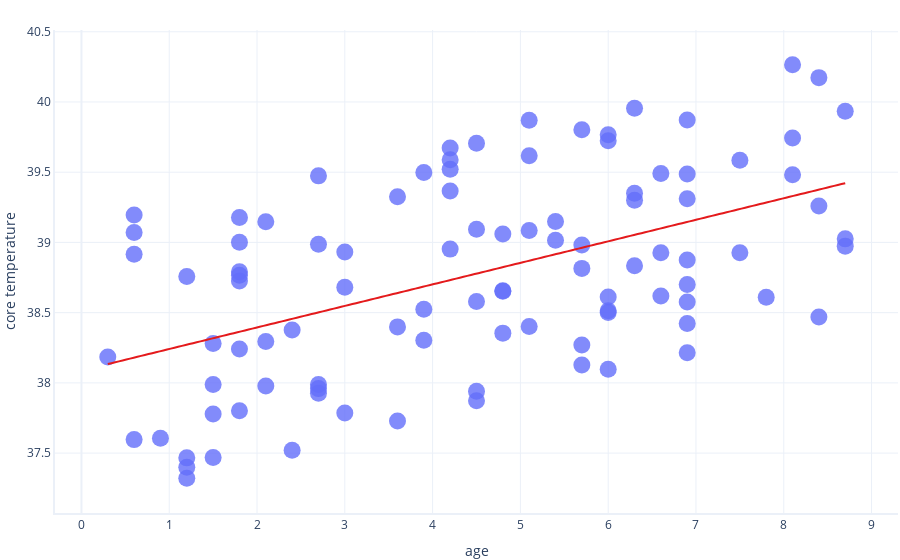

Here is the notebook cell this chart was saved with:
### Markdown cell above
Regresión lineal simple
Examinemos formalmente la relación entre nuestras etiquetas y características ajustando una línea (modelo de regresión lineal simple) al conjunto de datos.

### Code cell
import statsmodels.formula.api as smf
import graphing

# Primero, definimos nuestra fórmula usando una sintaxis especial 
# Esto dice que la temperatura central se explica por la edad
formula = "core_temperature ~ age"

# Realizar regresión lineal. Este método se encarga 
# todo el procedimiento de ajuste para nosotros.
model = smf.ols(formula = formula, data = dataset).fit()

# Mostrar un gráfico del resultado.
graphing.scatter_2D(dataset,    label_x="age", 
                                label_y="core_temperature",
                                trendline=lambda x: model.params[1] * x + model.params[0]
                                )
